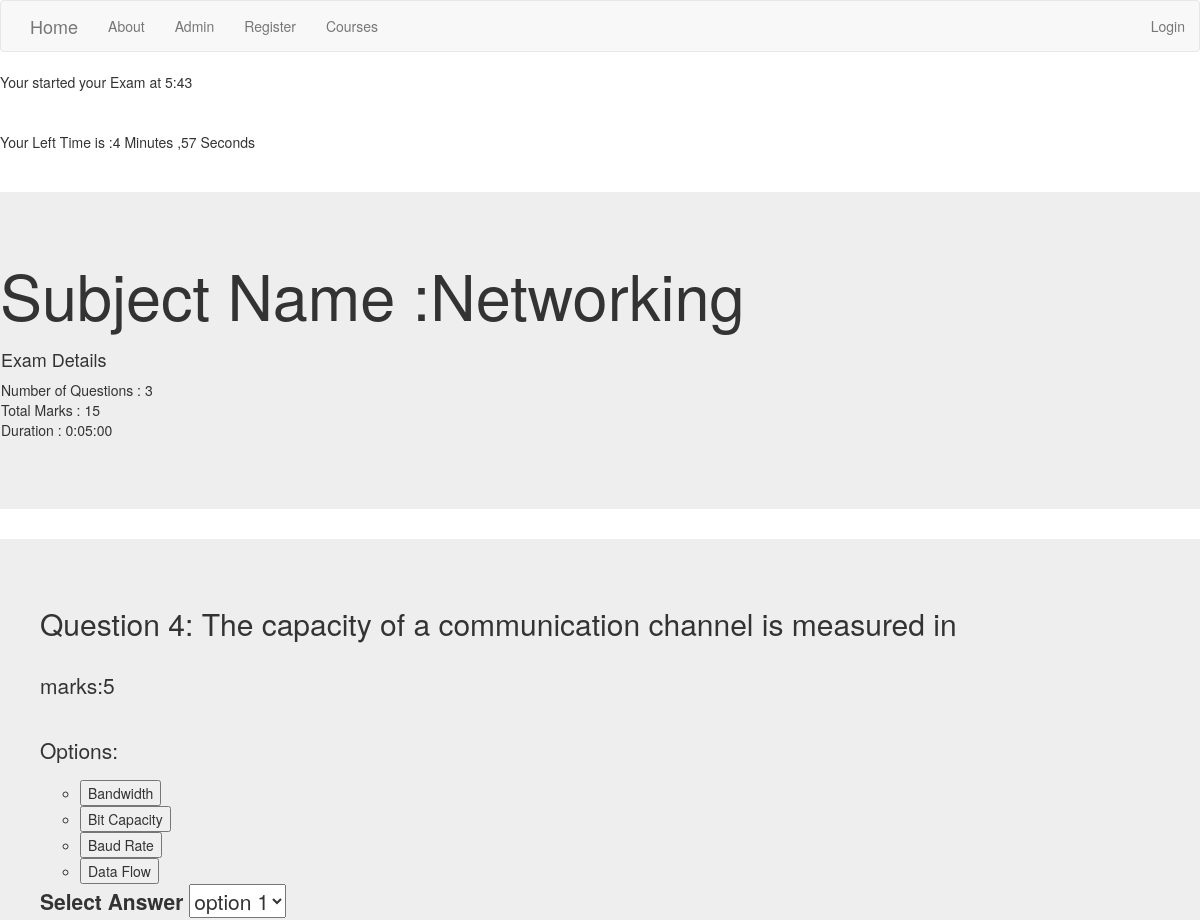
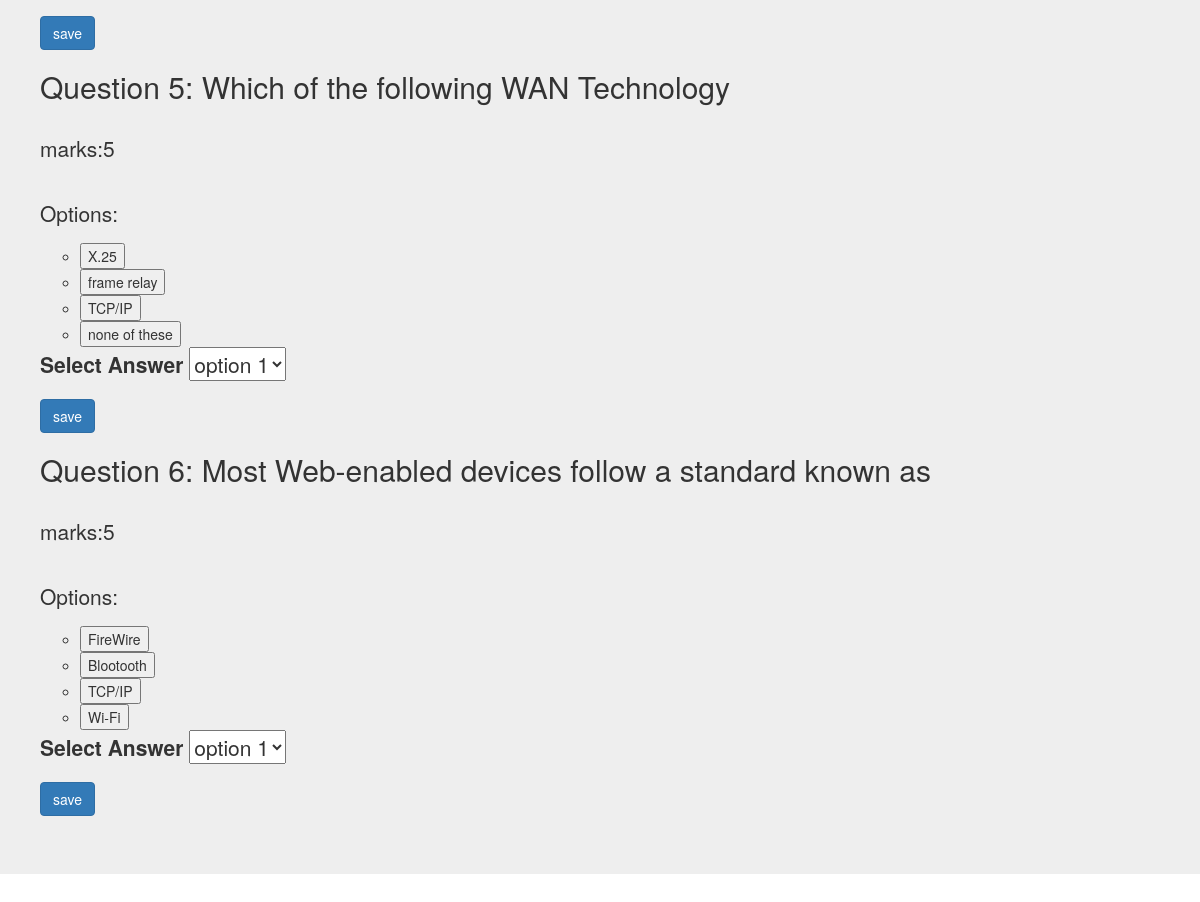
Page /basic_app/2/ on the committed database (2 pictures, top to bottom).
### basic_app/models.py (models this page shows, shortened)
class Exams(models.Model):
    exam_name = models.CharField(max_length=50)
    no_of_ques = models.CharField(max_length=20)
    total_marks = models.CharField(max_length=20)
    time_duration = models.DurationField(default='00:00:00')

class Question(models.Model):
    exam_name = models.ForeignKey(Exams,related_name = 'exams', on_delete=models.CASCADE)
    marks = models.PositiveIntegerField(default=0)
    question = models.TextField(max_length=500)
    option1 = models.CharField(max_length=100)
    option2 = models.CharField(max_length=100)
    option3 = models.CharField(max_length=100)
    option4 = models.CharField(max_length=100)
    choose = (('A', 'option1'), ('B', 'option2'), ('C', 'option3'), ('D', 'option4'))
    answer = models.CharField(max_length=1, choices=choose)

### basic_app/views.py (the view)
class ExamDetailView(DetailView):
    context_object_name = 'sch'
    model = Exams
    template_name = 'basic_app/detailview.html'

### template/basic_app/detailview.html (shortened to what this page needs)
{% extends 'basic_app/base.html' %}
{% block body_block %}
<html xmlns="http://www.w3.org/1999/xhtml">
<head runat="server">
</head>
<body onload="f1()" >
    <form id="form1" runat="server">
    <div>
      <table width="100%" align="center">
        <tr>
          <td>
            <div id="starttime"></div><br />
            <div id="endtime"></div><br />
            <div id="showtime"></div>
          </td>
        </tr>
        <tr>
          <td>
              <br />
          </td>
        </tr>
      </table>
      <br />
    </div>
    </form>
</body>
</html>
<div class="jumbotron">
  <h1>Subject Name :{{sch.exam_name}}</h1>
  <ul class='nav navbar nav'>
    <h4>Exam Details </h4>
    <li>Number of Questions : {{sch.no_of_ques}}</li>
    <li>Total Marks : {{sch.total_marks}}</li>
    <li>Duration : {{sch.time_duration}}</li>
  </ul>
</div>
<div class="jumbotron">
 <ol>
   {% for i in sch.exams.all %}
   <h2>Question {{i.id}}: {{i.question}}</h2>
   <br>
   <p>marks:{{i.marks}}</p>
   <br>
   <p>Options:</p>
   <ul>
     <li><button type="radio">{{i.option1}}</button></li>
     <li><button type="radio">{{i.option2}}</button></li>
     <li><button type="radio">{{i.option3}}</button></li>
     <li><button type="radio">{{i.option4}}</button></li>
   </ul>
   <p>
      <label>Select Answer</label>
      <select id = "myList">
        <option value = "1">option 1</option>
      </select>
   </p>
   <input type="submit" class = "btn btn-primary" name="" value="save">
   {% endfor %}
 </ol>
</div>
{% endblock %}

### rows in the picture
Exams: exam_name "Networking", no_of_ques "3", total_marks "15", time_duration "0:05:00"
Question: id "4", question "The capacity of a communication channel is measured in", marks "5", option1 "Bandwidth", option2 "Bit Capacity", option3 "Baud Rate", option4 "Data Flow"
Question: id "5", question "Which of the following WAN Technology", marks "5", option1 "X.25", option2 "frame relay", option3 "TCP/IP", option4 "none of these"
Question: id "6", question "Most Web-enabled devices follow a standard known as", marks "5", option1 "FireWire", option2 "Blootooth", option3 "TCP/IP", option4 "Wi-Fi"
